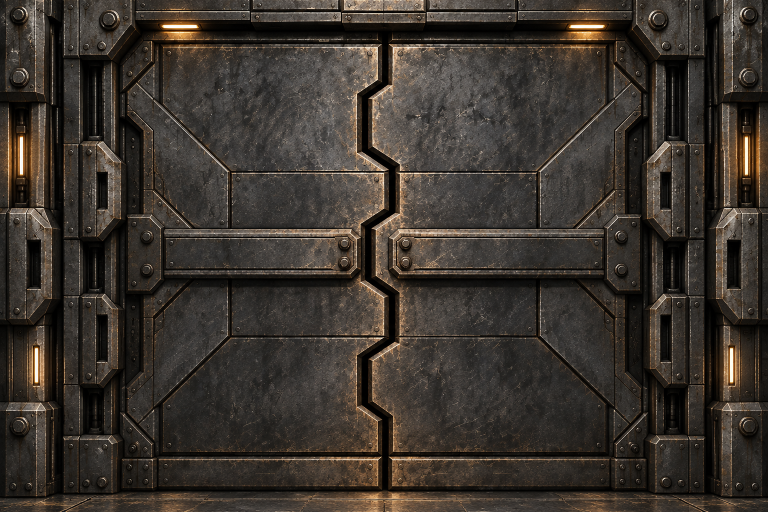
#> input picture client/features/menu/assets/siege/gate.png, 1536 x 1024 px (shown at 1/2 size)
$ python extract-gates.py
#> lines starting #> are read from the running program, lines starting #| are printed output that depends on the picture; after the words box and inside, x2 and y2 are one past the last pixel; in counts of white or black regions, pixels touching at a corner belong together; long printed decimals are rounded
"""Deterministic registered extraction, Pillow only. Never modifies gate.png.
Masks: one x(y) seam; complementary halves intersect the housing aperture.
4x box coverage AA keeps every original RGB/bevel pixel, no inpainting.
"""
from pathlib import Path
from PIL import Image, ImageDraw, ImageChops, ImageStat
import json, hashlib
ROOT = Path(__file__).resolve().parent
source = Image.open(ROOT / 'gate.png').convert('RGBA')
w, h = source.size
#> w = 1536; h = 1024
S = 4
# Midpoint of the dark mating channel, BETWEEN both original metal bevels.
seam = [(770,0),(770,164),(729,194),(729,300),(788,336),(788,423),
        (737,454),(737,557),(787,589),(787,679),(729,716),(729,809),
        (770,838),(770,1024)]
# Fixed jamb hardware protrudes over the leaves at the horizontal locking rails.
left_edge = [(310,82),(310,160),(242,191),(242,430),(289,430),
             (327,470),(327,550),(289,585),(242,585),(242,834),
             (310,900),(310,915),(241,915),(241,984)]
right_edge = [(1536-x,y) for x,y in left_edge]
aperture = left_edge + list(reversed(right_edge))
left_polygon = [(0,0)] + seam + [(0,h)]
right_polygon = [(w,0)] + seam + [(w,h)]
def polygon(points):
    im = Image.new('L',(w*S,h*S)); ImageDraw.Draw(im).polygon([(x*S,y*S) for x,y in points], fill=255)
#> after `im = Image.new('L', (w * S, h * S))`: im: PIL image 6144x4096 L; every value is 0
#> after `ImageDraw.Draw(im).polygon([(x * S, y * S) for x, y in points], fill=2`:
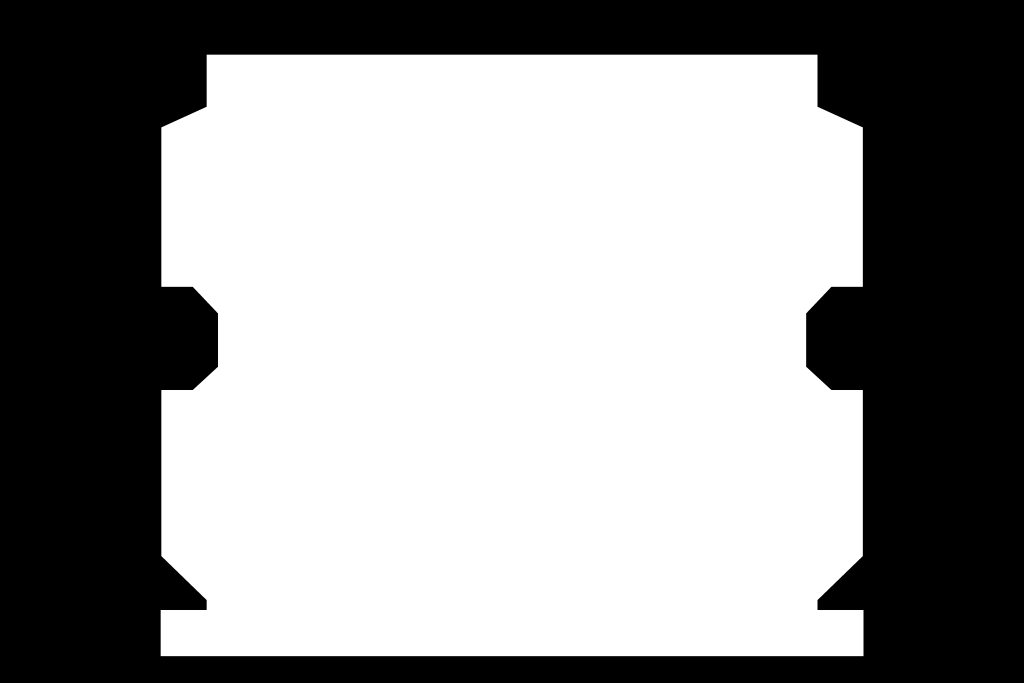
#> im: PIL image 6144x4096 L (shown at 1/6 size); 57.7% white; 1 black region, box (x1, y1, x2, y2) and area: (0, 0, 6144, 4096) 10656863
    return im
opening = polygon(aperture)
lhs = polygon(left_polygon)
#> in polygon (call 2), `ImageDraw.Draw(im).polygon([(x * S, y * S) for x, y in points], fill=2`:
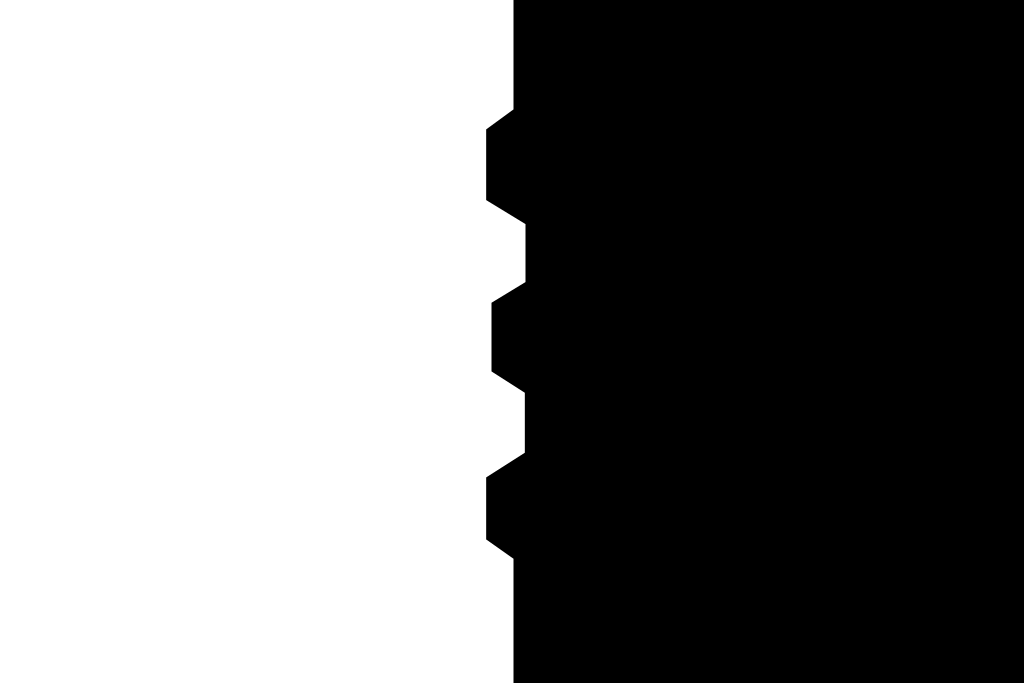
#> im: PIL image 6144x4096 L (shown at 1/6 size); 49.4% white; 1 white region, box (x1, y1, x2, y2) and area: (0, 0, 3153, 4096) 12443480
# Exact binary complement BEFORE downsampling. Shared seam, never two authored cuts.
rhs = ImageChops.invert(lhs)
masks = {'left': ImageChops.multiply(opening,lhs), 'right': ImageChops.multiply(opening,rhs), 'frame': ImageChops.invert(opening)}
layers = {}
for name, mask in masks.items():
    mask = mask.resize((w,h),Image.Resampling.BOX)
    mask.save(ROOT / f'gate-{name}-mask.png')
    layer = source.copy(); layer.putalpha(mask)
    # Discard only invisible RGB for compression; all alpha > 0 source pixels unchanged.
    layer.paste((0,0,0,0),(0,0,w,h),mask.point(lambda a: 255 if a == 0 else 0))
    layer.save(ROOT / f'gate-{name}.png'); layers[name] = layer
#> this loop made 3 passes
#> name on passes 1 to 3: 'left', 'right', 'frame'
#> pass 1, `layer.save(ROOT / f'gate-{name}.png')`:
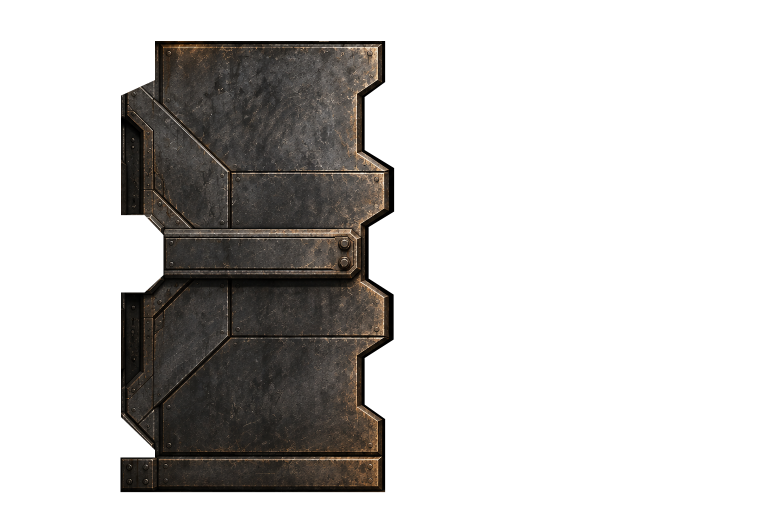
#> saved as gate-left.png: PIL image 1536x1024 RGBA (shown at 1/2 size); mean R, G, B, A 17.5, 15.9, 14.2, 72; transparent parts drawn white
#> pass 2, `layer.save(ROOT / f'gate-{name}.png')`:
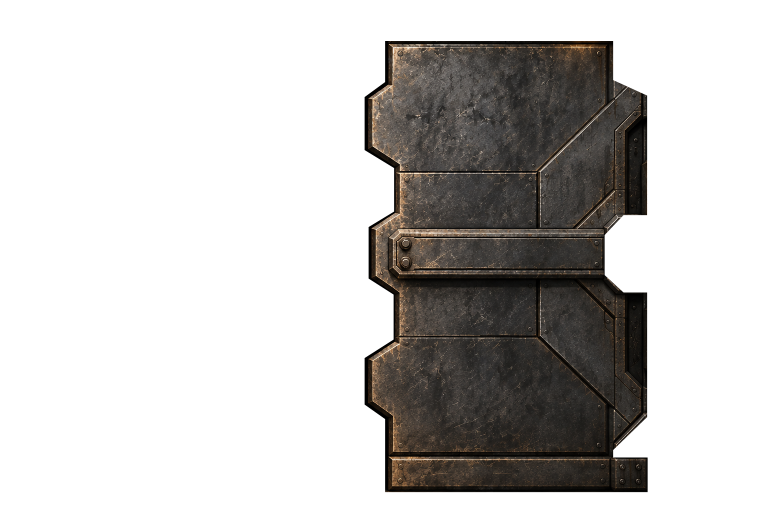
#> saved as gate-right.png: PIL image 1536x1024 RGBA (shown at 1/2 size); mean R, G, B, A 18.3, 16.5, 14.9, 75; transparent parts drawn white
#> after the loop:
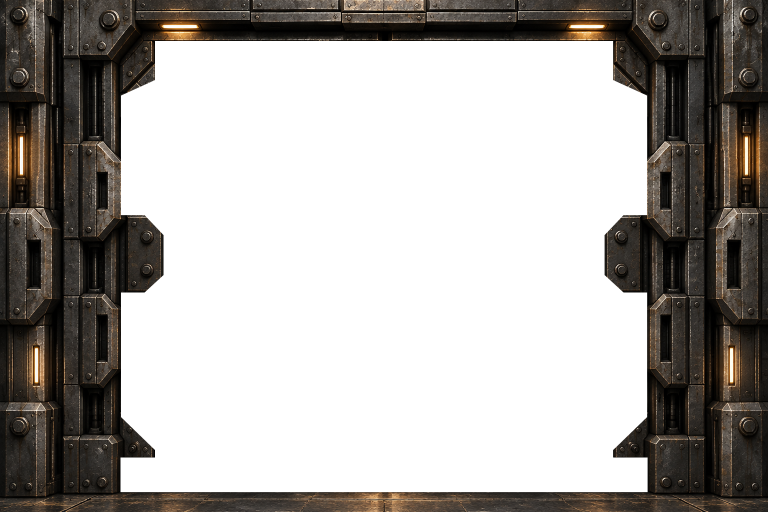
#> layer: PIL image 1536x1024 RGBA (shown at 1/2 size); mean R, G, B, A 23.4, 20.1, 16.7, 108; transparent parts drawn white
#> after the loop, layers = 3 items
composite = Image.new('RGBA',(w,h),(22,26,27,255))
for name in ['left','right','frame']: composite = Image.alpha_composite(composite,layers[name])
#> this loop made 3 passes
#> pass 1, `for name in ['left','right','frame']: composite = Image.alpha_composit..`:
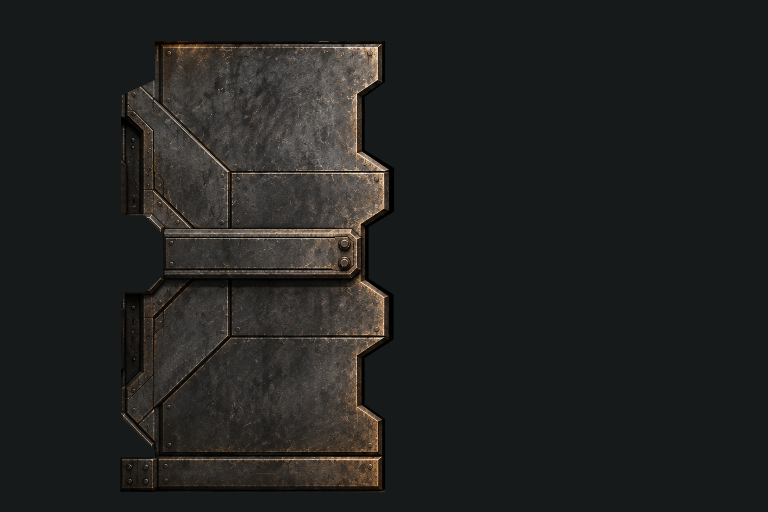
#> composite: PIL image 1536x1024 RGBA (shown at 1/2 size); mean R, G, B, A 33.3, 34.5, 33.6, 255
diff = ImageChops.difference(composite.convert('RGB'),source.convert('RGB'))
stat = ImageStat.Stat(diff)
manifest = {'source':'gate.png','source_sha256':hashlib.sha256((ROOT/'gate.png').read_bytes()).hexdigest(),
 'canvas':[w,h],'css_size':[1440,960],'seam_xy':seam,'aperture_polygon':aperture,
 'left_polygon':left_polygon,'right_polygon':right_polygon,'complement':'right = 255 - left at 4x; frame = 255 - aperture',
 'alpha':'4x coverage antialias, unchanged source RGB; source-over has subpixel boundary attenuation',
 'closed_reconstruction':{'layer_source_over_rgb_mae':sum(stat.mean)/3,'layer_source_over_max_channel_error':max(v[1] for v in diff.getextrema()),'runtime_closed':'original decoded master until departure: exact, RGB error 0'},
 'hidden_surfaces':'None invented. Leaves slide behind the fixed jamb; no perspective rotation or exposed backs.',
 'fixed_frame':'Outer lintel, floor, side jambs and locking-rail mounts. Removed only at transition completion.'}
(ROOT/'gate-masks.json').write_text(json.dumps(manifest,indent=2)+'\n')
out = ROOT.parents[4]/'docs'/'preview-siege-toothed-opening'
out.mkdir(parents=True,exist_ok=True)
composite.save(out/'closed-layer-reconstruction.png')
# Offline extraction evidence, explicitly NOT browser/game screenshots.
for dx in [80,240,500]:
    view=Image.new('RGBA',(w,h),(0,0,0,0))
    view.alpha_composite(layers['left'],(-dx,0)); view.alpha_composite(layers['right'],(dx,0))
    view.alpha_composite(layers['frame']); view.save(out/f'extraction-open-{dx}.png')
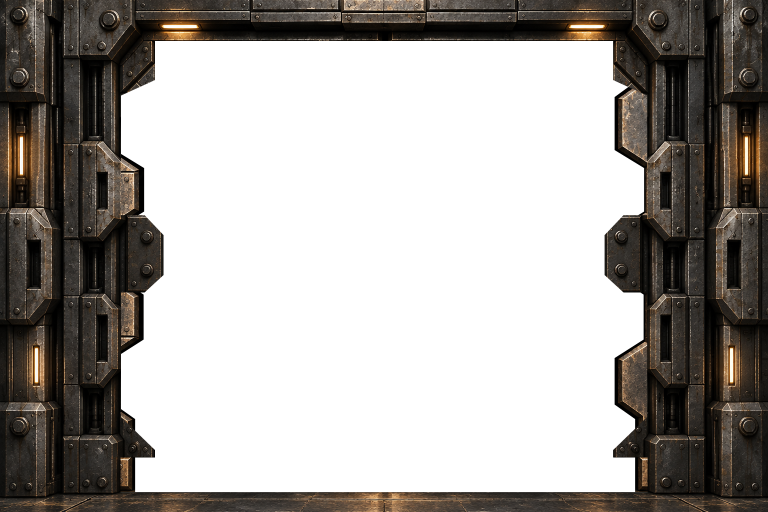
#> view: PIL image 1536x1024 RGBA (shown at 1/2 size); mean R, G, B, A 25.1, 21.6, 17.9, 113.4; transparent parts drawn white
print(json.dumps(manifest['closed_reconstruction'],indent=2))
#| {
#|   "layer_source_over_rgb_mae": 0.00849,
#|   "layer_source_over_max_channel_error": 41,
#|   "runtime_closed": "original decoded master until departure: exact, RGB error 0"
#| }

$ run again, with client/features/menu/assets/siege/black-moving.png copied over client/features/menu/assets/siege/gate.png
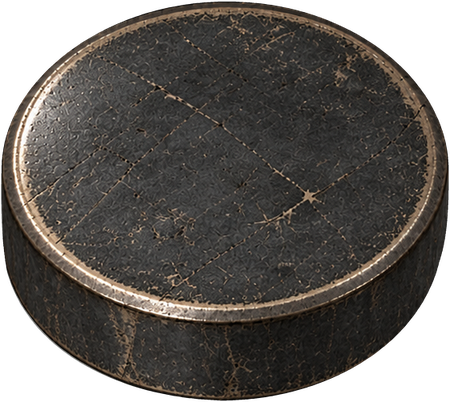
#> input picture client/features/menu/assets/siege/black-moving.png, 450 x 402 px
#> source is the input picture: PIL image 450x402 RGBA; mean R, G, B, A 55, 51.1, 47.2, 204.5
#> im: PIL image 1800x1608 L; every value is 0
#> in polygon, `ImageDraw.Draw(im).polygon([(x * S, y * S) for x, y in points], fill=2`:
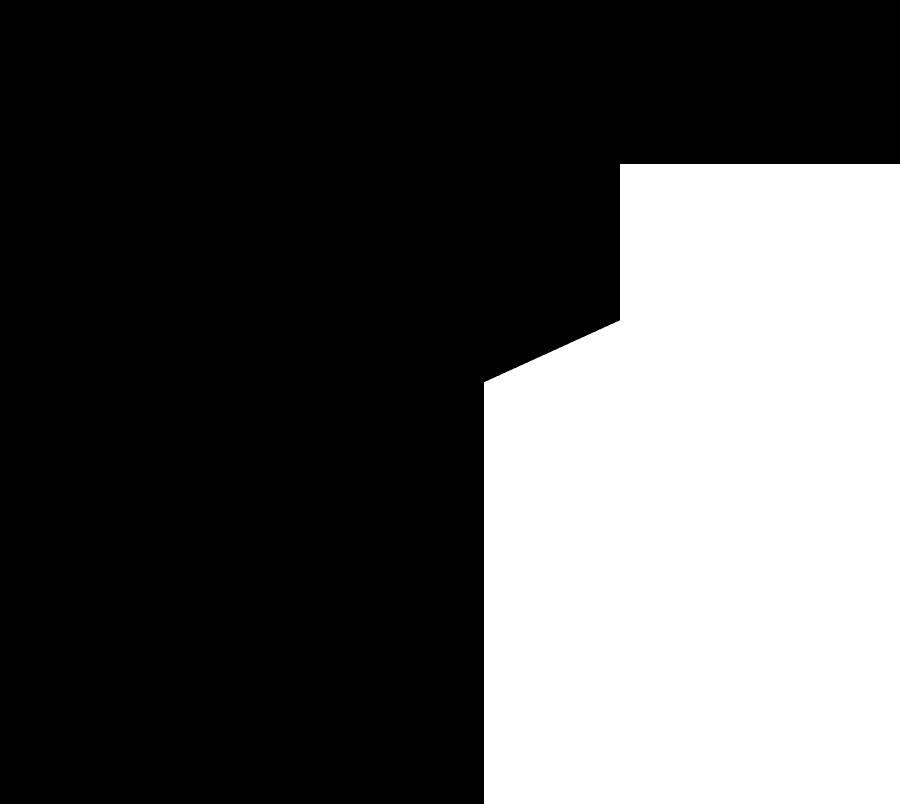
#> im: PIL image 1800x1608 L (shown at 1/2 size); 33.3% white; 1 white region, box (x1, y1, x2, y2) and area: (968, 328, 1800, 1608) 963096
#> im: PIL image 1800x1608 L; every value is 255
#> the loop `for name, mask in masks.items():` made 3 passes
#> name on passes 1 to 3: 'left', 'right', 'frame'
#> after the loop `for name, mask in masks.items():`: layers = 3 items
#> the loop `for dx in [80,240,500]:` made 3 passes
#> pass 1, `view.alpha_composite(layers['frame'])`:
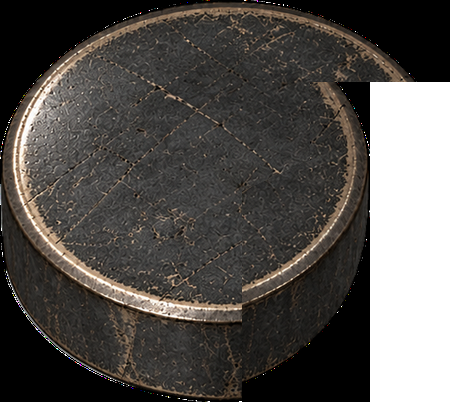
#> saved as extraction-open-80.png: PIL image 450x402 RGBA; mean R, G, B, A 47.6, 44.2, 40.8, 218.9; transparent parts drawn white
#| {
#|   "layer_source_over_rgb_mae": 0.002274,
#|   "layer_source_over_max_channel_error": 39,
#|   "runtime_closed": "original decoded master until departure: exact, RGB error 0"
#| }
